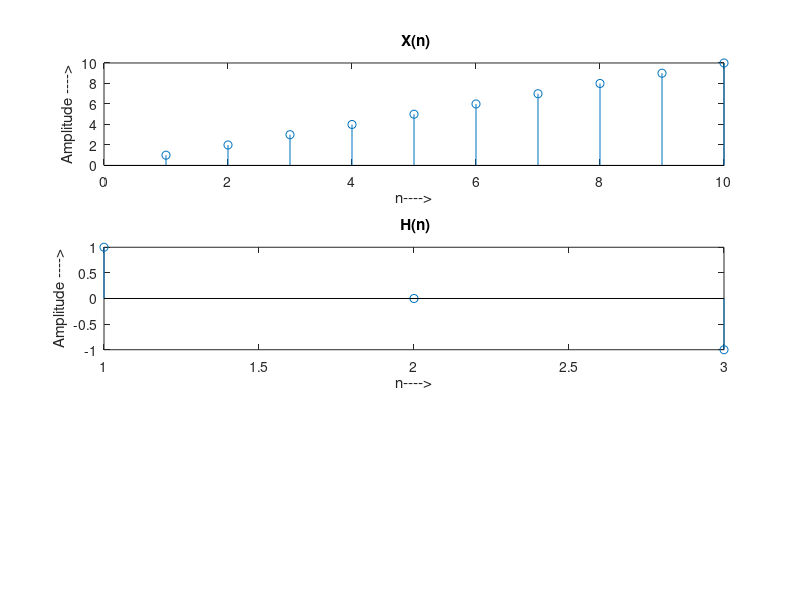

The MATLAB source for this figure: (Note: this script raises an error after producing the figure.)
clc;
clear all;
Xn= [ 1 2 3 4 5 6 7 8 9 10];
Hn= [ 1 0 -1];
L=5;
subplot (3,1,1);
stem(Xn);
xlabel ('n---->');
ylabel ('Amplitude ---->');
title(' X(n)');

subplot (3,1,2);
stem(Hn);
xlabel ('n---->');
ylabel ('Amplitude ---->');
title(' H(n)');

NXn=length(Xn);
M=length(Hn);
M1=M-1;
R=rem(NXn,L);
N=L+M1;
Xn=[Xn zeros(1,L-R)];
Hn=[Hn zeros(1,N-M)];
K=NXn/L;
y=zeros(K+1,N);
z=zeros(1,M1);
for k=0:K
Xnp=Xn(L*k+1:L*k+L);
Xnk=[Xnp z];
y(k+1,:)=mycirconv(Xnk,Hn); 
end
p=L+M1;
for i=1:K
y(i+1,1:M-1)=y(i,p-M1+1:p)+y(i+1,1:M-1);
end
z1=y(:,1:L)';
y=(z1(:))'

subplot (3,1,3);
stem(y);
xlabel ('n---->');
ylabel ('Amplitude ---->');
title('Convolved Signal');

